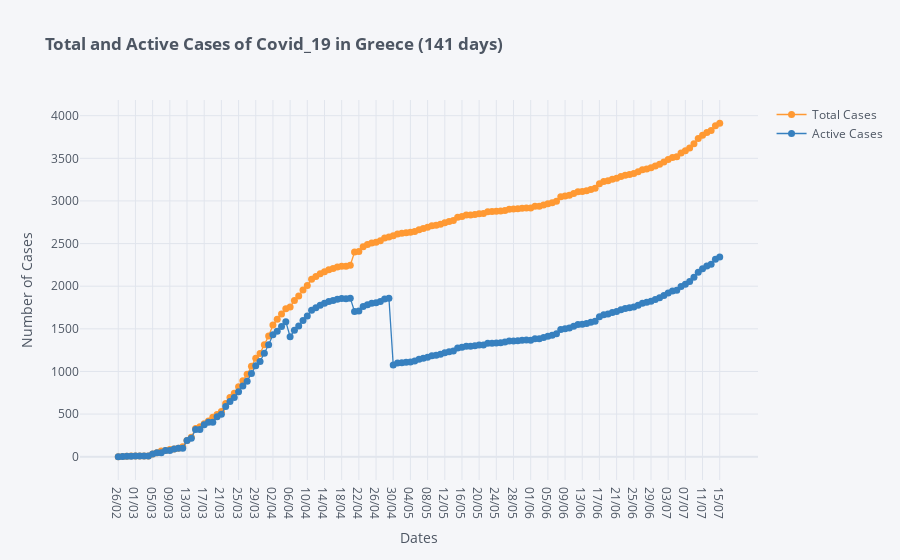

Write notebook code for a chart like this one.
### Markdown cell above
## Total and Active number of Cases

### Code cell
df[['Total Cases', 'Active Cases']].iplot(kind='scatter',mode='lines+markers', color=['orange', 'blue'], size=7,
                        xTitle='Dates', yTitle='Number of Cases',
                        title='<b>Total and Active Cases of Covid_19 in Greece ('+str(len(df['Total Cases']))+' days)</b>')
# Click and drag mouse to select specific area of plot to zoom in
# Move mouse over markers to see data

### Figure 1 — Plotly figure (JSON) as saved in the notebook; plotly's stock layout.template omitted (floating-point values rounded to 4 significant figures; data arrays with more than 128 entries replaced by an {"elided": "..."} marker saying what was removed)
{"data": [{"line": {"color": "rgba(255, 153, 51, 1.0)", "dash": "solid", "shape": "linear", "width": 1.3}, "marker": {"size": 7, "symbol": "circle"}, "mode": "lines+markers", "name": "Total Cases", "text": "", "type": "scatter", "x": {"elided": "141 str values"}, "y": {"elided": "141 int values"}}, {"line": {"color": "rgba(55, 128, 191, 1.0)", "dash": "solid", "shape": "linear", "width": 1.3}, "marker": {"size": 7, "symbol": "circle"}, "mode": "lines+markers", "name": "Active Cases", "text": "", "type": "scatter", "x": {"elided": "141 str values"}, "y": {"elided": "141 int values"}}], "layout": {"legend": {"bgcolor": "#F5F6F9", "font": {"color": "#4D5663"}}, "paper_bgcolor": "#F5F6F9", "plot_bgcolor": "#F5F6F9", "title": {"font": {"color": "#4D5663"}, "text": "<b>Total and Active Cases of Covid_19 in Greece (141 days)</b>"}, "xaxis": {"gridcolor": "#E1E5ED", "showgrid": true, "tickfont": {"color": "#4D5663"}, "title": {"font": {"color": "#4D5663"}, "text": "Dates"}, "zerolinecolor": "#E1E5ED"}, "yaxis": {"gridcolor": "#E1E5ED", "showgrid": true, "tickfont": {"color": "#4D5663"}, "title": {"font": {"color": "#4D5663"}, "text": "Number of Cases"}, "zerolinecolor": "#E1E5ED"}}}
